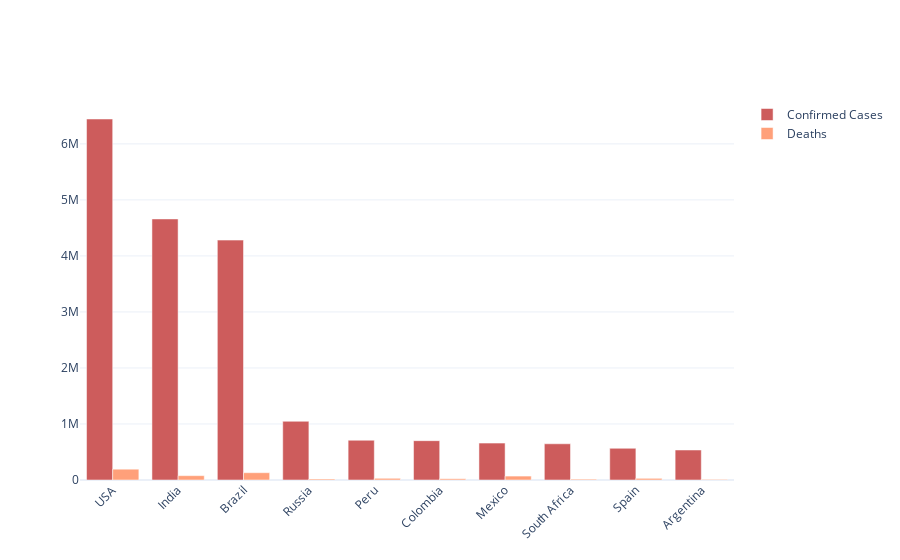

Source (notebook cell):
### Code cell
import plotly.graph_objects as go
# Using Plotly
fig = go.Figure()
fig.add_trace(go.Bar(x = top10_country['Country/Region'],
                     y = top10_country['Confirmed Cases'],
                     name = 'Confirmed Cases',
                     marker_color = 'indianred'))

fig.add_trace(go.Bar(x = top10_country['Country/Region'],
                    y = top10_country['Deaths'],
                    name = 'Deaths',
                    marker_color='lightsalmon'))

fig.update_layout(barmode='group', xaxis_tickangle = -45)
fig.show()

### Figure 1 — Plotly figure (JSON) as saved in the notebook; plotly's stock layout.template omitted (floating-point values rounded to 4 significant figures)
{"data": [{"marker": {"color": "indianred"}, "name": "Confirmed Cases", "type": "bar", "x": ["USA", "India", "Brazil", "Russia", "Peru", "Colombia", "Mexico", "South Africa", "Spain", "Argentina"], "y": [6443743, 4659984, 4282164, 1048257, 710067, 702088, 658299, 646398, 566326, 535705]}, {"marker": {"color": "lightsalmon"}, "name": "Deaths", "type": "bar", "x": ["USA", "India", "Brazil", "Russia", "Peru", "Colombia", "Mexico", "South Africa", "Spain", "Argentina"], "y": [192979, 77472, 130396, 18309, 30344, 22518, 70183, 15378, 29747, 11148]}], "layout": {"barmode": "group", "xaxis": {"tickangle": -45}}}
